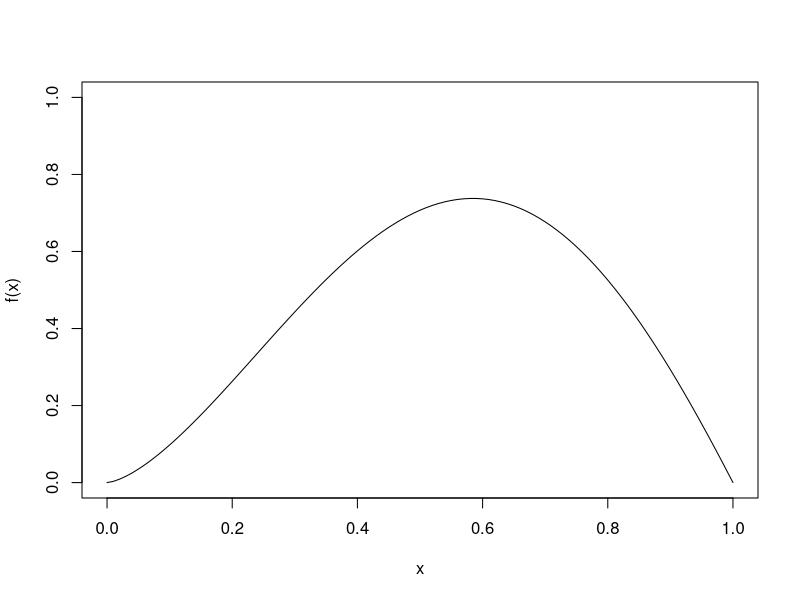
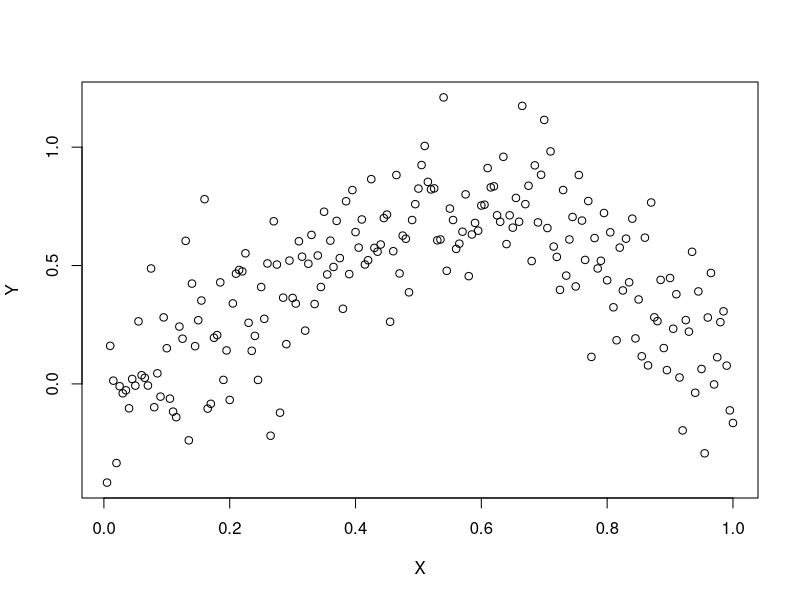
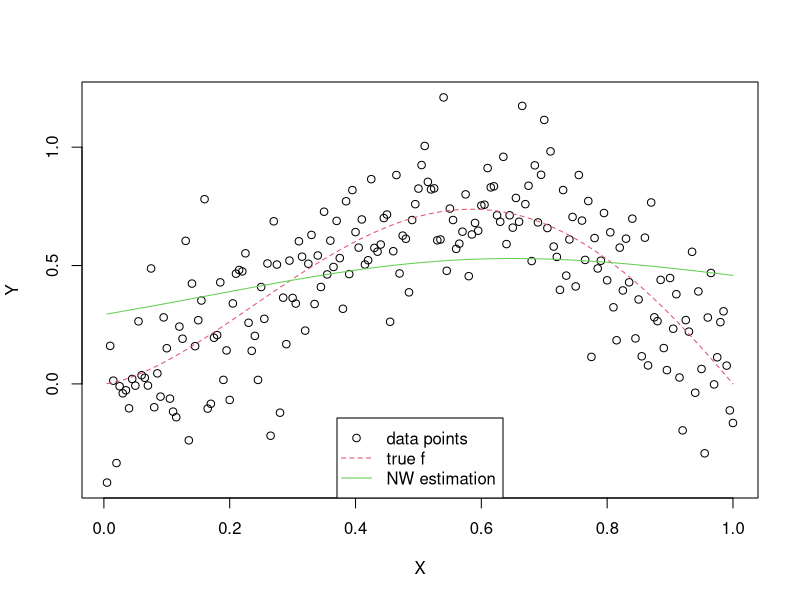
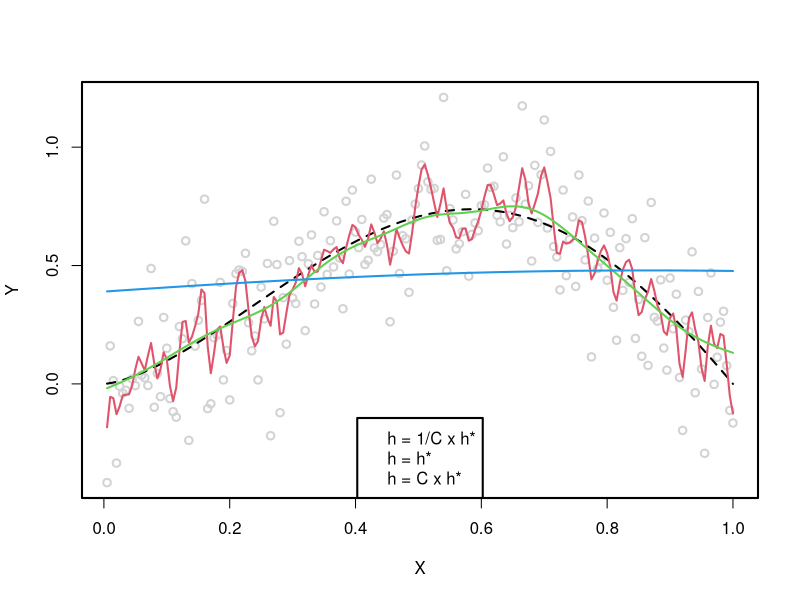
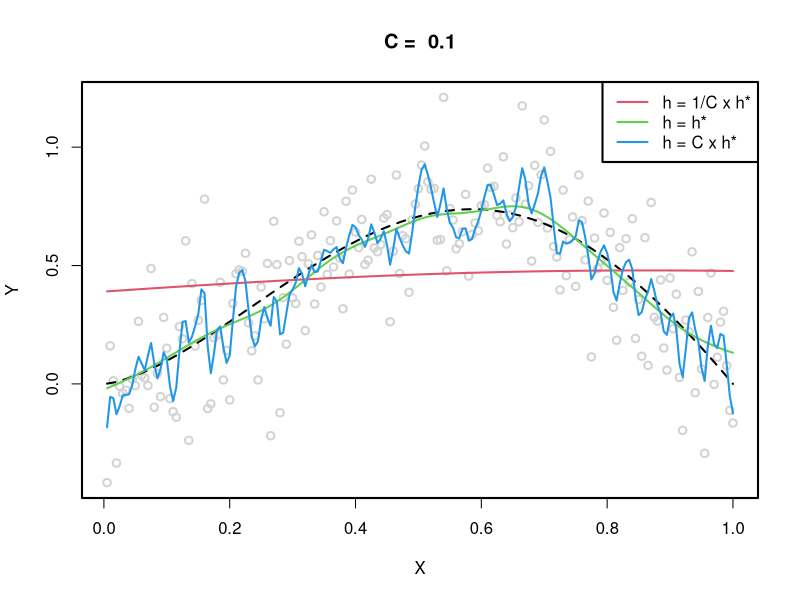
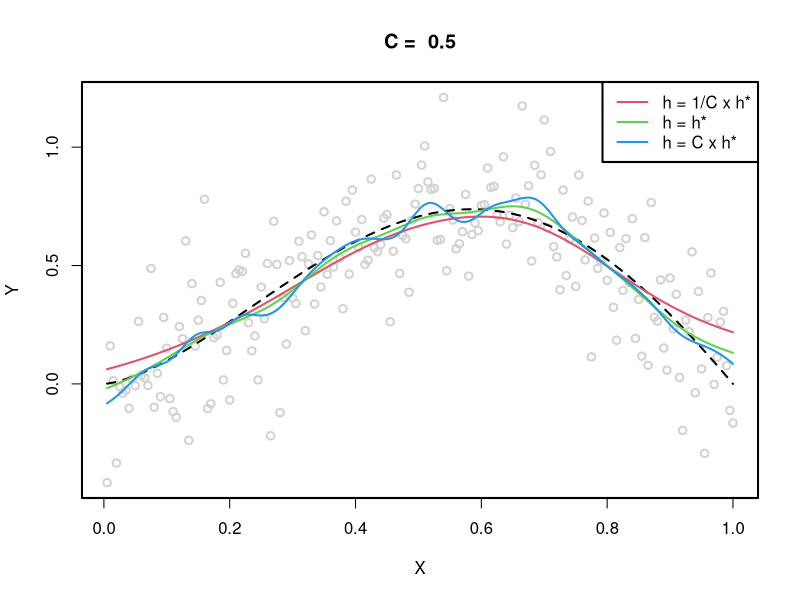
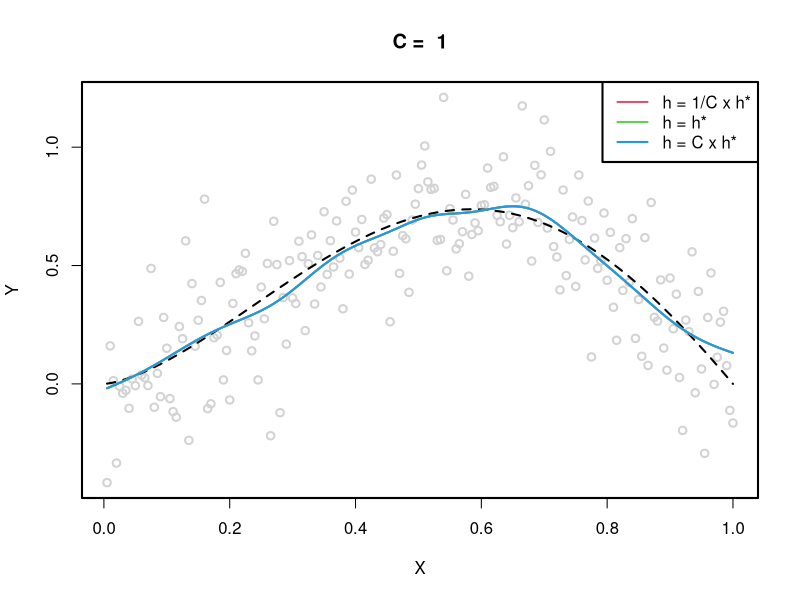
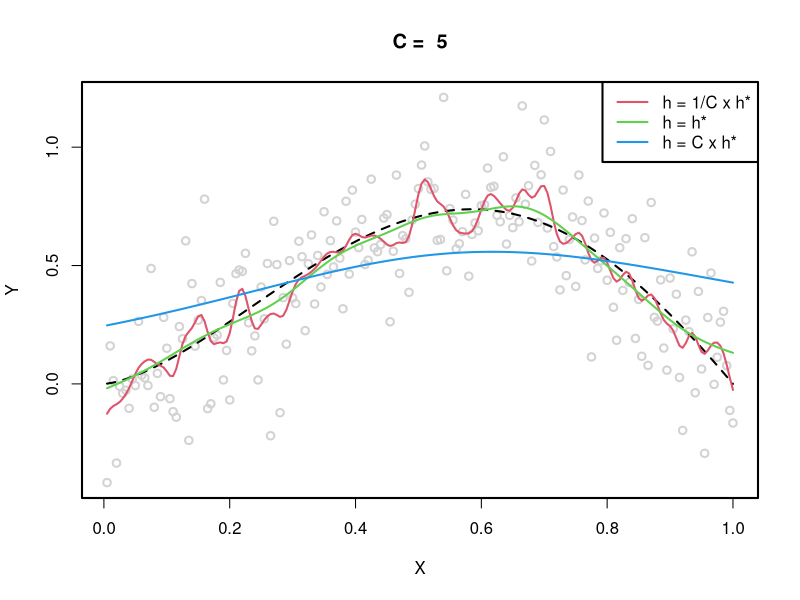

Source code (R) for these figures, in order:
## ---- chunk 1
rm(list = ls())
## ---- chunk 2
knitr::opts_chunk$set(echo = TRUE)
QQ <- 0
## ---- chunk 3
f <- function(x) sqrt(x)*sin(pi*x)
curve(f, ylim = c(0, 1))
## ---- chunk 4
n <- 200
X <- 1:n/n
## ---- chunk 5
sigma <- 0.2
sigma2 <- sigma^2
eps <- rnorm(n, sd = sqrt(sigma2))
Y <- f(X) + eps
plot(X, Y)
## ---- chunk 6
library("KernSmooth")
## ---- chunk 7
# ?locpoly
## ---- chunk 8
NW <- function(x, y, bandwidth, gridsize = length(x), ...) {
  locpoly(x, y, degree = 0, bandwidth = bandwidth, gridsize = gridsize, ...)
}
## ---- chunk 9
MISE_NW <- function(bandwidth, x, y, f) {
    fit <- NW(x, y, bandwidth = bandwidth)
    mean((fit$y - f(fit$x))^2)
}
opt <- optimize(MISE_NW, X, Y, f, interval = c(0, 1))
best <- round(opt$minimum, 3)
## ---- chunk 10
fit <- NW(X, Y, bandwidth = 0.3)
plot(X, Y)
curve(f, add = TRUE, col = 2, lty = 2)
lines(fit, col=3)
lgd <- c("data points", "true f", "NW estimation")
legend("bottom", lgd, col = 1:3, lty = c(NA, 2, 1), pch = c(1, NA, NA))
## ---- chunk 11
QQ <- QQ + 1
## ---- chunk 12
par(lwd = 2)
plot(X, Y, col = "lightgray")
curve(f, add = TRUE, col = 1, lty = 2)

C <- 10
bwd <- c(1/C, 1, C)*best
for (kk in 1:length(bwd)) {
    fit <- NW(X, Y, bandwidth = bwd[kk])
    lines(fit, col = 1 + kk)
}
lgd <- c("h = 1/C x h*", "h = h*", "h = C x h*")
legend("bottom", lgd, col = 2:4)
## ---- chunk 13
C_list <- c(0.1, 0.5, 1, 5)
par(mfrow = c(1,1))
for ( C in C_list )
{
  plot(X, Y, col = "lightgray", main = paste("C = ", C))
  curve(f, add = TRUE, col = 1, lty = 2)
  bwd <- c(1/C, 1, C)*best
  for (kk in 1:length(bwd)) {
    fit <- NW(X, Y, bandwidth = bwd[kk])
    lines(fit, col = 1 + kk)
  }
  lgd <- c("h = 1/C x h*", "h = h*", "h = C x h*")
  legend("topright", lgd, col = 2:4, lty = 1)
}
## ---- chunk 14
QQ <- QQ +1
## ---- chunk 15
opt <- optimize(MISE_NW, X, Y, f, interval = c(0, 1))
best <- round(opt$minimum, 3)
best
## ---- chunk 16
X_2000 <- 1:2000/2000
Y_2000 <- f(X_2000) + eps

plot(X_2000, Y_2000)
## ---- chunk 17
opt_2000 <- optimize(MISE_NW, X_2000, Y_2000, f, interval = c(0, 1))
best_2000 <- round(opt_2000$minimum, 3)
paste ("Optimal bandwith with 2000 observations = ", best_2000)
## ---- chunk 18
plot(X_2000, Y_2000, col = "lightgray", main = paste("f vs estimated f with optimal bandwidth = ", best_2000))
curve(f, add = TRUE, col = 1, lty = 2)
bwd <- best_2000

fit <- NW(X_2000, Y_2000, bandwidth = bwd)
lines(fit, col ="red")
## ---- chunk 19
# Calculer le beta et blabla
## ---- chunk 20
QQ <- QQ +1
## ---- chunk 21
MISE_NW_0 <- function(bandwidth, x, y) {
    fit <- NW(x, y, bandwidth = bandwidth)
    mean((fit$y - y)^2)
}
## ---- chunk 22
hs <- 1:100/500
## ---- chunk 23
mise_nw_0_list <- c()
for (h in hs){
  mise_nw_0_list[length(mise_nw_0_list) + 1] <- MISE_NW_0(h,X,Y)
}

plot(hs, mise_nw_0_list, xlab = "bandwidth", ylab = "Discretized MISE")
## ---- chunk 24
QQ <- QQ +1
## ---- chunk 25
fHat <- function(bandwidth, n, sigma2, f) {
    eps <- rnorm(n, sd = sqrt(sigma2))
    X <- 1:n/n
    Y <- f(X) + eps
    fit <- NW(X, Y, bandwidth = bandwidth)
    fit$y
}   
## ---- chunk 26
curve(f, ylim = c(-0.1, 0.8))
lines(X, fHat(0.1,  n, sigma2, f), col = 2, lty = 2)
lines(X, fHat(0.1,  n, sigma2, f), col = 3, lty = 2)
lines(X, fHat(0.1,  n, sigma2, f), col = 4, lty = 2)
## ---- chunk 27
bandwidth <- 0.3
fHatMat <- replicate(101, fHat(bandwidth, n, sigma2, f))
curve(f)
matlines(X, fHatMat, col = "lightgray")        
curve(f, add = TRUE)
## ---- chunk 28
bandwidth <- 0.04
fHatMat <- replicate(101, fHat(bandwidth, n, sigma2, f))
curve(f)
matlines(X, fHatMat, col = 3)
curve(f, add = TRUE)
## ---- chunk 29
bandwidth <- 0.004
fHatMat <- replicate(101, fHat(bandwidth, n, sigma2, f))
curve(f)
matlines(X, fHatMat, col = 7)
curve(f, add = TRUE)
## ---- chunk 30
QQ <- QQ +1
## ---- chunk 31
bandwidth <- 0.01
fHatMat <- replicate(101, fHat(bandwidth, n, sigma2, f))
curve(f)
matlines(X, fHatMat, col = 7)
curve(f, add = TRUE)
## ---- chunk 32
bandwidth <- 0.5
fHatMat <- replicate(101, fHat(bandwidth, n, sigma2, f))
curve(f)
matlines(X, fHatMat, col = 7)
curve(f, add = TRUE)
## ---- chunk 33
diffs <- fHatMat - f(X)            ## Note: this is a bit dangerous
diffs2 <- sweep(fHatMat, 1, f(X))  ## Safer but harder to understand
max(abs(diffs2-diffs))             ## sanity check
str(rowMeans(diffs^2))
## ---- chunk 34
MSE <- function(bandwidth, n, sigma2, f, nRep) {
    fHatMat <- replicate(nRep, fHat(bandwidth, n, sigma2, f))
    diffs <- sweep(fHatMat, 1, f(X))
    mse <- rowMeans(diffs^2)
}
## ---- chunk 35
MSEh1 <- MSE(0.3, n, sigma2, f, 1001)
MSEh2 <- MSE(0.04, n, sigma2, f, 101)
MSEh3 <- MSE(0.003, n, sigma2, f, 101)
Estim1=sum(MSEh1)/n
Estim2=sum(MSEh2)/n
Estim3=sum(MSEh3)/n
Estim1
Estim2
Estim3
## ---- chunk 36
QQ <- QQ +1
## ---- chunk 37
calculate_bias_and_variance <- function (nRep, X_vect) {
  bias_list <- c()
  var_list <- c()
  
  n <- length(X_vect)
  
  for (h in hs){
    fHatMat <- replicate(nRep, fHat(h, n, sigma2, f))
    
    FHatMat_esp <- rowMeans(fHatMat)
    bias <- FHatMat_esp - f(X_vect)
    
    diffs <- sweep(fHatMat, 1, FHatMat_esp)
    var <- rowMeans(diffs^2)
    
    bias_list[length(bias_list) + 1] <- sum(bias**2)/n
    var_list[length(var_list) +1 ] <- sum(var)/n
  }
  
  return( list ("bias" = bias_list, "var" = var_list) )
}

nRep <- 101
hs <- 1:100/500
bias_and_var <- calculate_bias_and_variance(nRep, X)
## ---- chunk 38
bias_list <- bias_and_var$bias
var_list <- bias_and_var$var
mise_list <- bias_list + var_list

plot(x = hs, y = bias_list, col = 2, ylab = "", type = "l", lwd = 2)
points(x = hs, y = var_list, col = 3, type = "l", lwd = 2)
points(x=hs, y = mise_list, col = 4, type = "l", lwd = 2)
legend(x = "topleft", lty = 1 , legend = c("Bias", "Variance", "MISE"), col = 2:4)
## ---- chunk 39
h_opt_mise <- hs[which.min(mise_list)]
print(paste("The bandwidth that minimizes the mise as bias + variance is", h_opt_mise))
print(paste("The bandwidth that was estimated previously as optimum was", best))
## ---- chunk 40
par(lwd = 2)
C <- 3
plot(X, MSE(best/C, n, sigma2, f, 50), t = 'l', ylab = "MSE", col = 2, ylim = c(0, 0.1))
lines(X, MSE(best, n, sigma2, f, 50), col = 3)
lines(X, MSE(C*best, n, sigma2, f, 50), col = 4)
lgd <- c("h = 1/C x h*", "h = h*", "h = C x h*")
legend("top", lgd, col = 2:4, lty = 1)
abline(h=0, lty = 2)
## ---- chunk 41
par(lwd = 2, mfrow = c(1,1))
C_list <- c(1,2,4, 8)
for (C in C_list) {
  plot(X, MSE(best/C, n, sigma2, f, 50), t = 'l', ylab = "MSE", col = 2, ylim = c(0, 0.1), main = paste("C = ", C))
  lines(X, MSE(best, n, sigma2, f, 50), col = 3)
  lines(X, MSE(C*best, n, sigma2, f, 50), col = 4)
  lgd <- c("h = 1/C x h*", "h = h*", "h = C x h*")
  legend("top", lgd, col = 2:4, lty = 1)
  abline(h=0, lty = 2)
  }
## ---- chunk 42
QQ <- QQ + 1
## ---- chunk 43
par(lwd = 2, mfrow = c(1,1))
plot(X, MSE(best, n, sigma2, f, 50), col = 1)
lgd <- c("h = h*")
legend("top", lgd, col = 2:4, lty = 1)
abline(h=0, lty = 2)
## ---- chunk 44
bandwidth <- best
fHatMat <- replicate(101, fHat(bandwidth, n, sigma2, f))
curve(f)
matlines(X, fHatMat, col = 7)
curve(f, add = TRUE)
## ---- chunk 45
bandwidth <- best * 2
fHatMat <- replicate(101, fHat(bandwidth, n, sigma2, f))
curve(f)
matlines(X, fHatMat, col = 7)
curve(f, add = TRUE)

par(lwd = 2, mfrow = c(1,1))
plot(X, MSE(best, n, sigma2, f, 50), col = 1)
lgd <- c("h = 2 * h*")
legend("top", lgd, col = 2:4, lty = 1)
abline(h=0, lty = 2)
## ---- chunk 46
QQ <- QQ +1
## ---- chunk 47
my_NW_LP <- function(x, y, bandwidth, degree ,gridsize = length(x), ...) {
  locpoly(x, y, degree = degree, bandwidth = bandwidth, gridsize = gridsize,  ...)
}

fHat_LP <- function(bandwidth, n, sigma2, f, degree) {
    eps <- rnorm(n, sd = sqrt(sigma2))
    X <- 1:n/n
    Y <- f(X) + eps
    fit <- my_NW_LP(X, Y, bandwidth = bandwidth, degree)
    #locpoly(X, Y, degree = degree, bandwidth = bandwidth, gridsize = length(X))
    fit$y
} 

MISE_LP <- function(bandwidth, x, y, f, degree) {
    fit <- my_NW_LP(x, y, bandwidth = bandwidth, degree)
    mean((fit$y - f(fit$x))^2)
}

MSE_LP <- function(bandwidth, n, sigma2, f, nRep, degree) {
    fHatMat <- replicate(nRep, fHat_LP(bandwidth, n, sigma2, f, degree))
    diffs <- sweep(fHatMat, 1, f(X))
    mse <- rowMeans(diffs^2)
}
## ---- chunk 48
degree_list <- 0:2
optim_bandwidth_list <- c()

for (degree in degree_list) {
  opt <- optimize(MISE_LP, X, Y, f, degree,interval = c(0, 1))
  best_bwd <- round(opt$minimum, 3)
  print( paste ("The optimal bandwidth for LP estimators of degree ", degree, " = ",best_bwd) )
  optim_bandwidth_list[ length(optim_bandwidth_list) + 1 ] <- best_bwd
}
## ---- chunk 49
par(mfrow = c(1,1))

plot(X, MSE(best, n, sigma2, f, 50), col = 1, main = "Previous MSE with optimal bandwidth")
legend("top", lgd, col = 2:4, lty = 1)
abline(h=0, lty = 2)

for ( i in 1:length(degree_list) ){
  
  plot(X, MSE_LP(optim_bandwidth_list[i], n, sigma2, f, 50, degree_list[i]), col = 1 + i,
       main = paste("Degree = ", degree_list[i]), ylab = "MSE LP", ylim = c(0,0.2), type = "l", lwd = 2)
  abline(h=0, lty = 2)
  
}
## ---- chunk 50
QQ <- QQ +1
## ---- chunk 51
getW <- function(X, h) {
    n <- length(X)
    W <- matrix(NA, n, n)
    for (ii in 1:n){
        Yi <- rep(0, n)
        Yi[ii] <- 1
        fit <- locpoly(X, Yi, bandwidth = h, gridsize = n)
        W[ii, ] <- fit$y
    }
    W
}
## ---- chunk 52
CV_risk <- function(X, Y, h) {
  
  n <- length(X)
  W <- getW(X, h)
  CV <- 0
  
  for (i in 1:n) {
      
    fHat_Xi <- sum(Y*W[,i])
    numerator <- Y[i] - fHat_Xi
    denominator <- 1 - W[i,i]
    CV <- CV + (numerator/denominator)**2
    
  }
  
  return (CV/n)
}

CV_risk(X, Y, best)
## ---- chunk 53
par(mfrow = c(1,1))
CV_risk_list <- c()
for ( h in hs ) {
  CV_risk_list [length(CV_risk_list) + 1] <- CV_risk(X, Y, h)
}
plot(hs, CV_risk_list)
## ---- chunk 54
CV_risk_optimal_bwd <- hs[which.min(CV_risk_list)]
associated_mse_CV <- sum(MSE(CV_risk_optimal_bwd, n, sigma2, f, 50))/n 
associated_mse_opt_bwd <- sum(MSE(best, n, sigma2, f, 50))/n 
print(paste ("The bandwidth that minimizes the CV risk is ", CV_risk_optimal_bwd, "with MSE = ", associated_mse_CV ) )
print( paste("REMINDER : The bandwidth that minimizes the MSE is ", best, "with MSE = ", associated_mse_opt_bwd) )
## ---- chunk 55
fit <- locpoly(X, Y, drv = 1, bandwidth = 0.1, gridsize=length(X))
plot(fit$x, fit$y)
ff <- function(x) sin(pi*x)/sqrt(x)/2 + pi*sqrt(x)*cos(pi*x)
curve(ff, add = TRUE)
## ---- chunk 56
QQ <- QQ +1
## ---- chunk 57
par(lwd = 2, mfrow = c(1,1))
plot(X, MSE(best, n, sigma2, f, 50), col = 1)
lgd <- c("h = h*")
legend("top", lgd, col = 2:4, lty = 1)
abline(h=0, lty = 2)
## ---- chunk 58
max(abs(X - fit$x))
